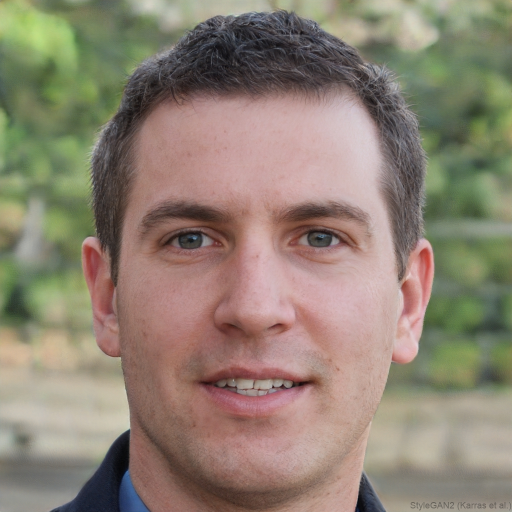
#> input picture test_assets/stylegan_tpdne/tpdne_01.jpg, 1024 x 1024 px (shown at 1/2 size)
$ python create_sample_datasets.py
#> lines starting #> are read from the running program, lines starting #| are printed output that depends on the picture
import os
import sys
import cv2
import json
import numpy as np
from pathlib import Path

# Add project root to path
PROJECT_ROOT = Path(__file__).resolve().parent
DATA_DIR = PROJECT_ROOT / "data"

print(f"Project root: {PROJECT_ROOT}")
print(f"Data directory: {DATA_DIR}")

# Cascade file for face detection
FACE_CASCADE_PATH = cv2.data.haarcascades + "haarcascade_frontalface_default.xml"
face_cascade = cv2.CascadeClassifier(FACE_CASCADE_PATH)

if face_cascade.empty():
    print("Error: Could not load Haar cascade face detector!")
    sys.exit(1)

def get_face_box(frame):
    """Detects the largest face in the frame."""
    gray = cv2.cvtColor(frame, cv2.COLOR_BGR2GRAY)
    faces = face_cascade.detectMultiScale(gray, 1.3, 5)
    if len(faces) == 0:
        return None
    # Return the largest face by area
    largest = max(faces, key=lambda f: f[2] * f[3])
    return largest

# [131 lines left out: functions apply_face_swap, apply_face_reenactment, apply_neural_texture, apply_lip_sync, apply_ai_generated, not called in this run]

def generate_video(input_path, output_path, manipulation_type, face_img=None, duration=5.0):
    """Reads input video and writes the output video applying the specified manipulation."""
    cap = cv2.VideoCapture(str(input_path))
    if not cap.isOpened():
        print(f"Error: Cannot open source video {input_path}")
        return False

    fps = cap.get(cv2.CAP_PROP_FPS)
    if fps <= 0:
        fps = 30.0

    width = int(cap.get(cv2.CAP_PROP_FRAME_WIDTH))
    height = int(cap.get(cv2.CAP_PROP_FRAME_HEIGHT))
    total_frames = int(cap.get(cv2.CAP_PROP_FRAME_COUNT))

    # We want exactly `duration` seconds of video
    max_frames = int(fps * duration)
    if total_frames > 0:
        max_frames = min(max_frames, total_frames)

    # Setup video writer (use mp4v codec for reliability on Windows)
    fourcc = cv2.VideoWriter_fourcc(*'mp4v')
    Path(output_path).parent.mkdir(parents=True, exist_ok=True)
    out = cv2.VideoWriter(str(output_path), fourcc, fps, (width, height))

    frame_count = 0
    print(f"Generating video: {output_path} ({manipulation_type})")

    while frame_count < max_frames:
        ret, frame = cap.read()
        if not ret:
            break

        box = get_face_box(frame)

        if box is not None:
            if manipulation_type == "real":
                # Real video is untouched
                modified_frame = frame
            elif manipulation_type == "face_swap":
                modified_frame = apply_face_swap(frame, face_img, box)
            elif manipulation_type == "face_reenactment":
                modified_frame = apply_face_reenactment(frame, box)
            elif manipulation_type == "neural_texture":
                modified_frame = apply_neural_texture(frame, box)
            elif manipulation_type == "lip_sync":
                modified_frame = apply_lip_sync(frame, box)
            elif manipulation_type == "ai_generated":
                modified_frame = apply_ai_generated(frame, box)
            else:
                modified_frame = frame
        else:
            # Fallback if no face detected in a frame
            modified_frame = frame

        out.write(modified_frame)
        frame_count += 1

    cap.release()
    out.release()
    print(f"Done generating {output_path} ({frame_count} frames written)")
    return True

def main():
    # 1. Source Video
    src_video = PROJECT_ROOT / "176527-855920754_medium.mp4"
    if not src_video.exists():
        print(f"Error: Source video not found at {src_video}")
        sys.exit(1)

    # 2. Source Face image for swap
    face_img_path = PROJECT_ROOT / "test_assets" / "stylegan_tpdne" / "tpdne_01.jpg"
    if face_img_path.exists():
        face_img = cv2.imread(str(face_img_path))
#> face_img is the input picture: shape (1024, 1024, 3); mean B, G, R 114.3, 129.8, 142.5
    else:
        print(f"Warning: StyleGAN face image not found at {face_img_path}. Synthesizing a face shape.")
        # Create a dummy colored face image
        face_img = np.zeros((256, 256, 3), dtype=np.uint8)
        cv2.circle(face_img, (128, 128), 90, (180, 200, 255), -1) # face color
        cv2.circle(face_img, (90, 100), 10, (50, 50, 50), -1)     # eye 1
        cv2.circle(face_img, (166, 100), 10, (50, 50, 50), -1)    # eye 2
        cv2.ellipse(face_img, (128, 170), (40, 20), 0, 0, 180, (50, 50, 255), 3) # mouth

    # Define directories and outputs
    # A. FaceForensics
    ff_root = DATA_DIR / "FaceForensics"
    ff_real = ff_root / "original_sequences" / "youtube" / "c23" / "videos"
    ff_manip = ff_root / "manipulated_sequences"

    # B. DFDC
    dfdc_root = DATA_DIR / "DFDC" / "dfdc_train_part_0"

    # C. CelebDF
    celeb_root = DATA_DIR / "CelebDF"
    celeb_real = celeb_root / "Celeb-real"
    celeb_yt = celeb_root / "YouTube-real"
    celeb_syn = celeb_root / "Celeb-synthesis"

    # D. Custom Reels
    custom_root = DATA_DIR / "custom_reels"
    custom_real = custom_root / "real"
    custom_fake = custom_root / "fake"

    # Map task execution
    print("\n--- Starting Dataset Directory Generation ---\n")

    # 1. FaceForensics++ Samples
    print("[1/4] FaceForensics++ Samples...")
    generate_video(src_video, ff_real / "sample_real_ff.mp4", "real")
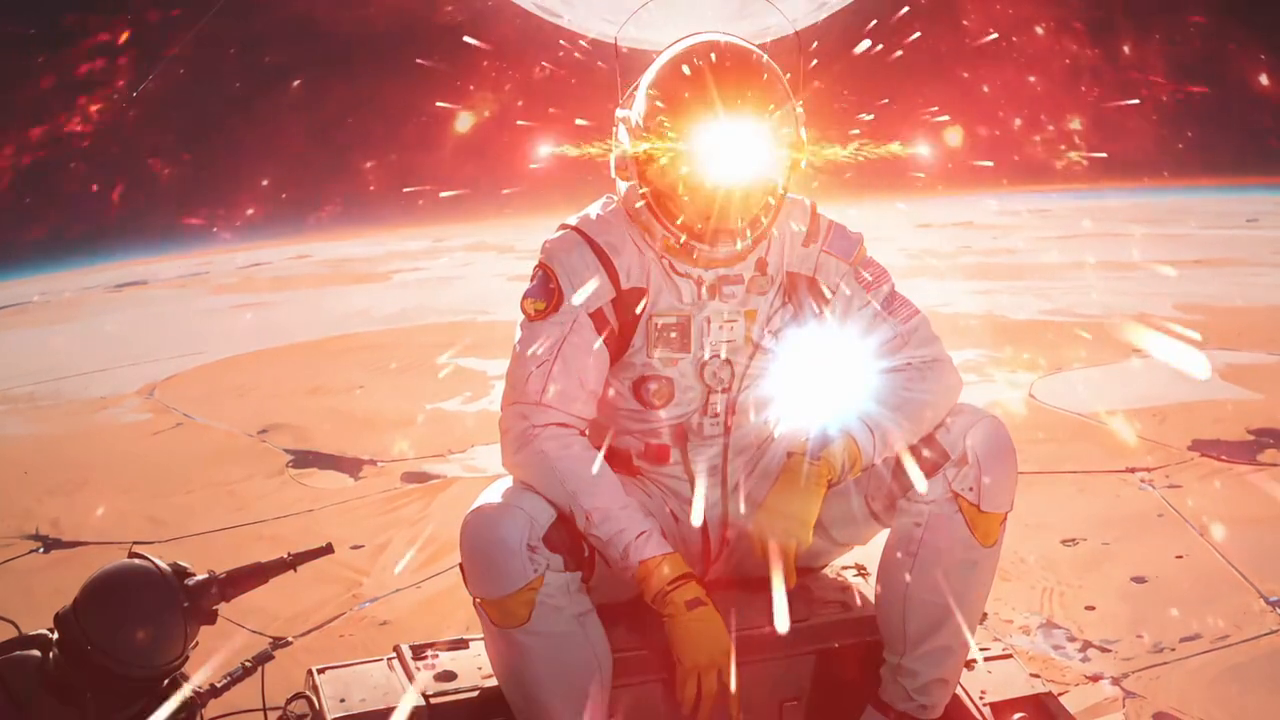
#> input picture frame 30 of 176527-855920754_medium.mp4, 1280 x 720 px
#> in generate_video, frame is the input picture: shape (720, 1280, 3); mean B, G, R 118.1, 132.9, 202.9
#> in get_face_box, `gray = cv2.cvtColor(frame, cv2.COLOR_BGR2GRAY)`:
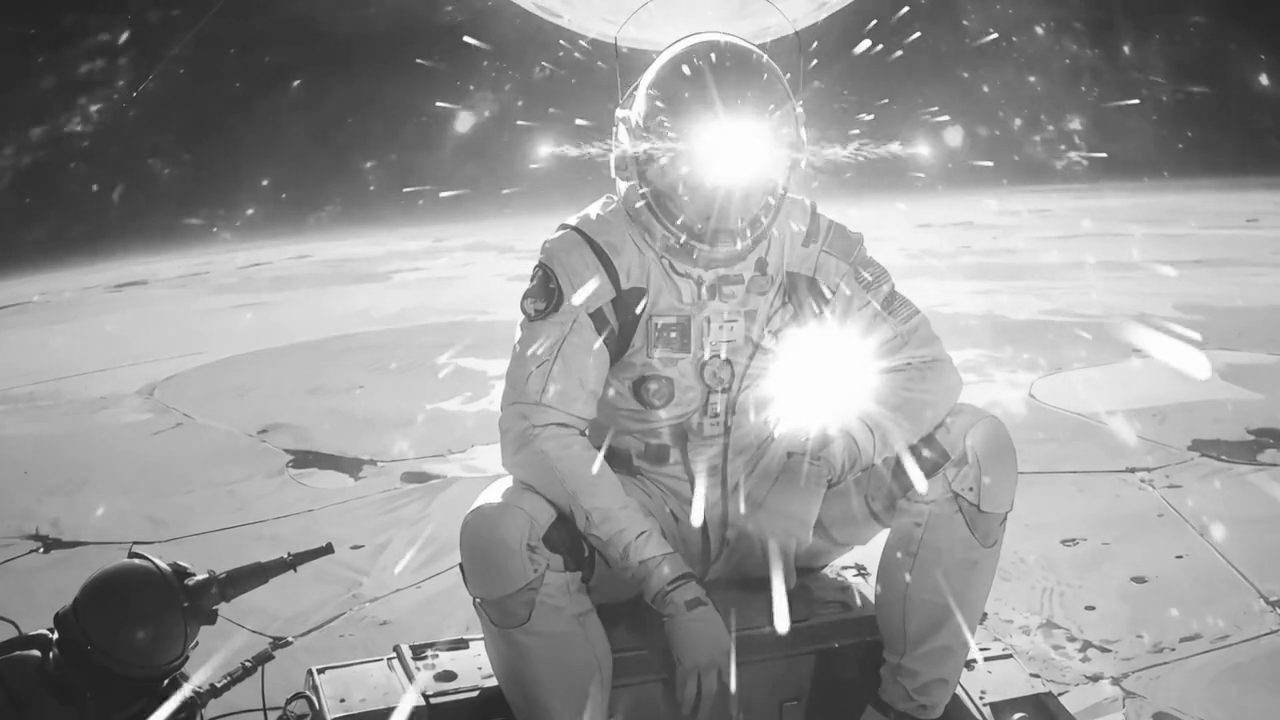
#> gray: shape (720, 1280); min 19, max 255, mean 152.1
#> in get_face_box, `faces = face_cascade.detectMultiScale(gray, 1.3, 5)`: faces = ()
    generate_video(src_video, ff_manip / "Deepfakes" / "c23" / "videos" / "sample_deepfakes_ff.mp4", "face_swap", face_img)
    generate_video(src_video, ff_manip / "Face2Face" / "c23" / "videos" / "sample_face2face_ff.mp4", "face_reenactment")
    generate_video(src_video, ff_manip / "FaceSwap" / "c23" / "videos" / "sample_faceswap_ff.mp4", "face_swap", face_img)
    generate_video(src_video, ff_manip / "NeuralTextures" / "c23" / "videos" / "sample_neuraltextures_ff.mp4", "neural_texture")

    # 2. DFDC Samples
    print("\n[2/4] DFDC Samples...")
    real_dfdc_name = "sample_real_dfdc.mp4"
    fake_dfdc_name = "sample_fake_dfdc.mp4"
    generate_video(src_video, dfdc_root / real_dfdc_name, "real")
    generate_video(src_video, dfdc_root / fake_dfdc_name, "face_swap", face_img)

    # Create DFDC metadata.json
    metadata = {
        real_dfdc_name: {"label": "REAL", "split": "train"},
        fake_dfdc_name: {"label": "FAKE", "split": "train"}
    }
    with open(dfdc_root / "metadata.json", "w") as f:
        json.dump(metadata, f, indent=4)
    print(f"Created metadata.json at {dfdc_root / 'metadata.json'}")

    # 3. CelebDF Samples
    print("\n[3/4] CelebDF Samples...")
    generate_video(src_video, celeb_real / "sample_celeb_real.mp4", "real")
    generate_video(src_video, celeb_yt / "sample_youtube_real.mp4", "real")
    generate_video(src_video, celeb_syn / "sample_celeb_synthesis.mp4", "face_swap", face_img)

    # 4. Custom Reels Samples
    print("\n[4/4] Custom Reels Samples...")
    generate_video(src_video, custom_real / "sample_custom_real.mp4", "real")
    generate_video(src_video, custom_fake / "sample_custom_fake.mp4", "lip_sync")

    print("\n--- All Dataset Samples Generated Successfully! ---\n")

if __name__ == "__main__":
    main()
